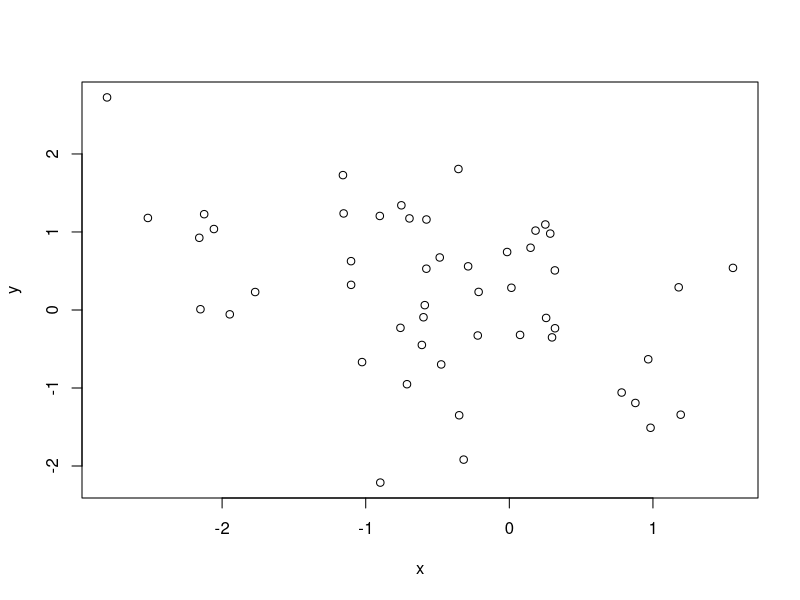
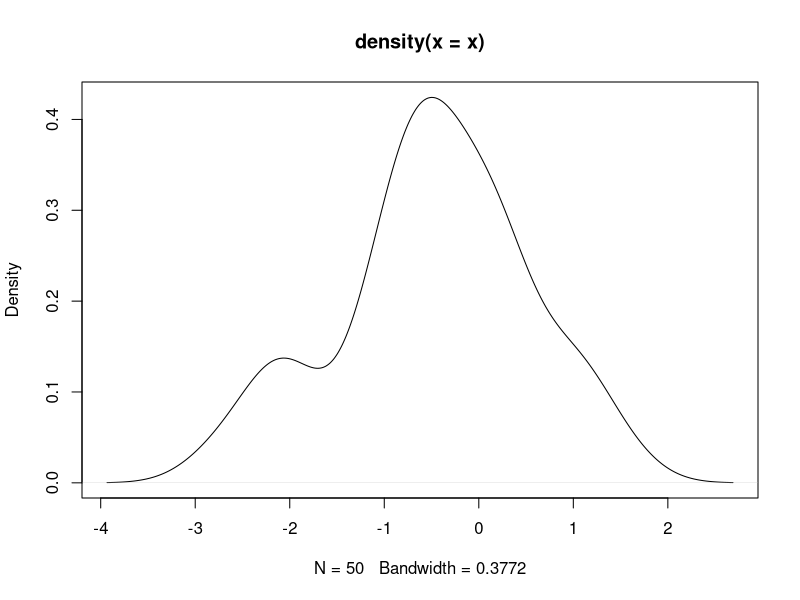

R code for these plots, in order:
### Emacs: -*- coding: utf-8; fill-column: 62; comment-column: 27; -*-
##
## Copyright (C) 2018 Vincent Goulet
##
## Ce fichier fait partie du projet
## «Programmer avec R»
## https://gitlab.com/vigou3/programmer-avec-r
##
## Cette création est mise à disposition selon le contrat
## Attribution-Partage dans les mêmes conditions 4.0
## International de Creative Commons.
## https://creativecommons.org/licenses/by-sa/4.0/

###
### COMMANDES R
###

## Les expressions entrées à la ligne de commande sont
## immédiatement évaluées et le résultat est affiché à
## l'écran, comme avec une grosse calculatrice.
1                          # une constante
(2 + 3 * 5)^2/7            # expression mathématique
exp(3)                     # fonction exponentielle
sin(pi/2) + cos(pi/2)      # fonctions trigonométriques
gamma(5)                   # fonction gamma

## Lorsqu'une expression est syntaxiquement incomplète,
## l'invite de commande change de '> ' à '+ '.
2 -                        # expression incomplète
5 *                        # toujours incomplète
3                          # complétée

## Taper le nom d'un objet affiche son contenu. Pour une
## fonction, c'est son code source qui est affiché.
pi                         # constante numérique intégrée
letters                    # chaîne de caractères intégrée
LETTERS                    # version en majuscules
rnorm                      # fonction

###
### EXEMPLE DE SESSION DE TRAVAIL
###
### (Inspiré de l'annexe A du manuel «An Introduction to R», R
### Core Team, 2017.)
###

## Afficher le répertoire de travail de R.
getwd()

## Générer deux vecteurs de nombres pseudo-aléatoires issus
## d'une loi normale centrée réduite.
x <- rnorm(50)
y <- rnorm(x)

## Graphique des couples (x, y).
plot(x, y)

## Graphique d'une approximation de la densité du vecteur x.
plot(density(x))

## Générer la suite 1, 2, ..., 10.
1:10

## La fonction 'seq' peut générer des suites plus générales.
seq(from = -5, to = 10, by = 3)
seq(from = -5, length = 10)

## La fonction 'rep' répète des valeurs.
rep(1, 5)          # répéter 1 cinq fois
rep(1:5, 5)        # répéter le vecteur 1,...,5 cinq fois
rep(1:5, each = 5) # répéter chaque élément du vecteur cinq fois

## Arithmétique vectorielle.
v <- 1:12               # initialisation d'un vecteur
v + 2                   # additionner 2 à chaque élément de v
v * -12:-1              # produit élément par élément
v + 1:3                 # le vecteur le plus court est recyclé

## Vecteur de nombres uniformes sur l'intervalle [1, 10].
v <- runif(12, min = 1, max = 10)
v

## Pour afficher le résultat d'une affectation, placer la
## commande entre parenthèses.
( v <- runif(12, min = 1, max = 10) )

## Arrondi des valeurs de v à l'entier près.
( v <- round(v) )

## Créer une matrice 3 x 4 à partir des valeurs de
## v. Remarquer que la matrice est remplie par colonne.
( m <- matrix(v, nrow = 3, ncol = 4) )

## Les opérateurs arithmétiques de base s'appliquent aux
## matrices comme aux vecteurs.
m + 2
m * 3
m ^ 2

## Éliminer la quatrième colonne afin d'obtenir une matrice
## carrée.
( m <- m[,-4] )

## Transposée et inverse de la matrice m.
t(m)
solve(m)

## Produit matriciel.
m %*% m                  # produit de m avec elle-même
m %*% solve(m)           # produit de m avec son inverse
round(m %*% solve(m))    # l'arrondi donne la matrice identité

## Consulter la rubrique d'aide de la fonction 'solve'.
?solve

## Liste des objets dans l'espace de travail.
ls()

## Nettoyage.
rm(x, y, v, m)
